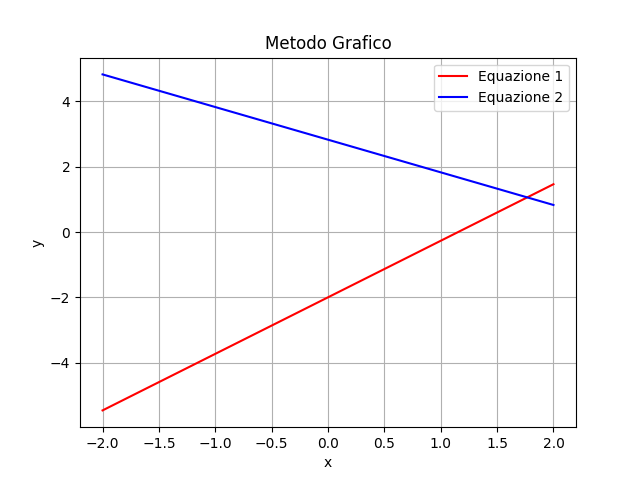

Write the Python code that produced this figure.
import matplotlib.pyplot as plt
import numpy as np

# Sistema di equazioni lineari
A = np.array([[np.sin(2*np.pi/3), np.cos(2*np.pi/3)], [np.cos(np.pi/4), np.sin(np.pi/4)]])
b = np.array([1, 2])

# Metodo grafico
x = np.linspace(-2, 2, 1000)
y1 = (b[0] - A[0,0]*x) / A[0,1]
y2 = (b[1] - A[1,0]*x) / A[1,1]

# Plot
plt.plot(x, y1, '-r', label='Equazione 1')
plt.plot(x, y2, '-b', label='Equazione 2')
plt.grid()
plt.xlabel('x')
plt.ylabel('y')
plt.title('Metodo Grafico')
plt.legend()
plt.show()
